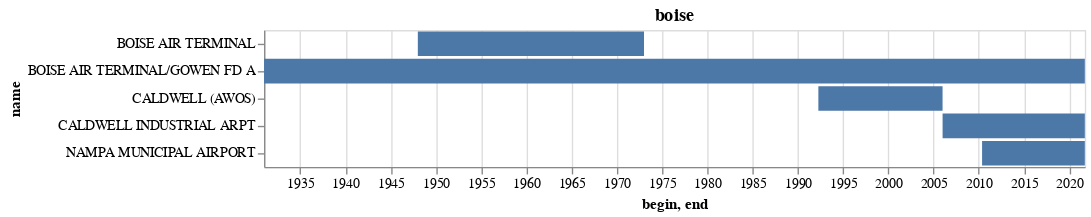

Notebook code for this chart:
### Code cell
name = next(city_names)
subset = gsod.loc[gsod[f'{name}_close'] & gsod['duration_years'].ge(10), raw_cols]
alt.Chart(subset).mark_bar().encode(
    alt.X('begin:T'),
    alt.X2('end:T'),
    alt.Y('name:N')
).properties(
    title=name
).configure_view(
    #continuousHeight=200,
    continuousWidth=600,
)

### Figure 1 — Vega-Lite specification as saved in the notebook (floating-point values rounded to 4 significant figures)
{"config": {"view": {"continuousWidth": 600, "continuousHeight": 300}}, "data": {"name": "data-1bfe78bfa6d21a7fa8be82e0460c44d8"}, "mark": "bar", "encoding": {"x": {"field": "begin", "type": "temporal"}, "x2": {"field": "end"}, "y": {"field": "name", "type": "nominal"}}, "title": "boise", "$schema": "https://vega.github.io/schema/vega-lite/v4.17.0.json", "datasets": {"data-1bfe78bfa6d21a7fa8be82e0460c44d8": [{"usaf": "999999", "wban": 24131, "name": "BOISE AIR TERMINAL", "country": "US", "state": "ID", "call": "KBOI", "lat": 43.57, "lon": -116.2, "elev": 874.2, "begin": "1948-01-01T00:00:00", "end": "1972-12-31T00:00:00"}, {"usaf": "726813", "wban": 99999, "name": "CALDWELL (AWOS)              ", "country": "US", "state": "ID", "call": "KEUL", "lat": 43.63, "lon": -116.6, "elev": 740.0, "begin": "1992-04-09T00:00:00", "end": "2005-12-31T00:00:00"}, {"usaf": "720734", "wban": 264, "name": "NAMPA MUNICIPAL AIRPORT", "country": "US", "state": "ID", "call": "KMAN", "lat": 43.58, "lon": -116.5, "elev": 773.3, "begin": "2010-05-14T00:00:00", "end": "2021-09-21T00:00:00"}, {"usaf": "726810", "wban": 24131, "name": "BOISE AIR TERMINAL/GOWEN FD A", "country": "US", "state": "ID", "call": "KBOI", "lat": 43.57, "lon": -116.2, "elev": 875.4, "begin": "1931-01-01T00:00:00", "end": "2021-09-21T00:00:00"}, {"usaf": "726813", "wban": 94195, "name": "CALDWELL INDUSTRIAL ARPT", "country": "US", "state": "ID", "call": "KEUL", "lat": 43.65, "lon": -116.6, "elev": 740.4, "begin": "2006-01-01T00:00:00", "end": "2021-09-21T00:00:00"}]}}
